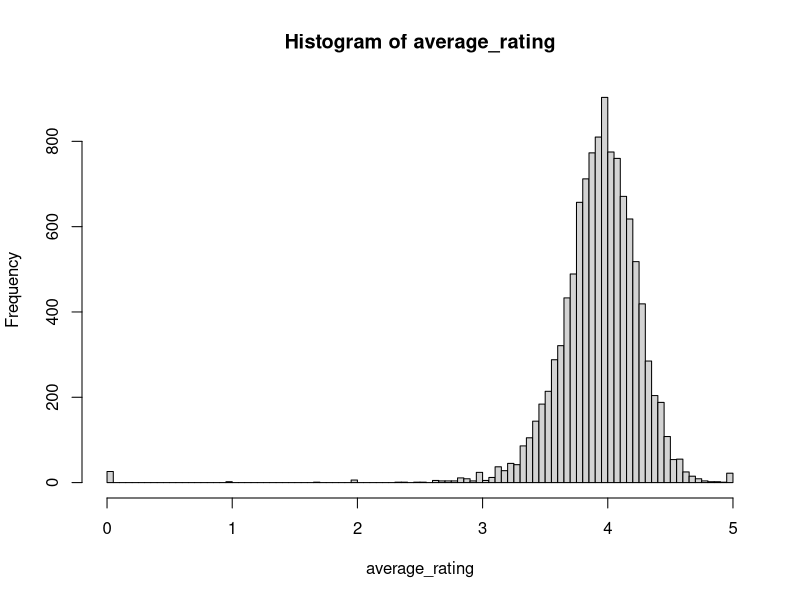
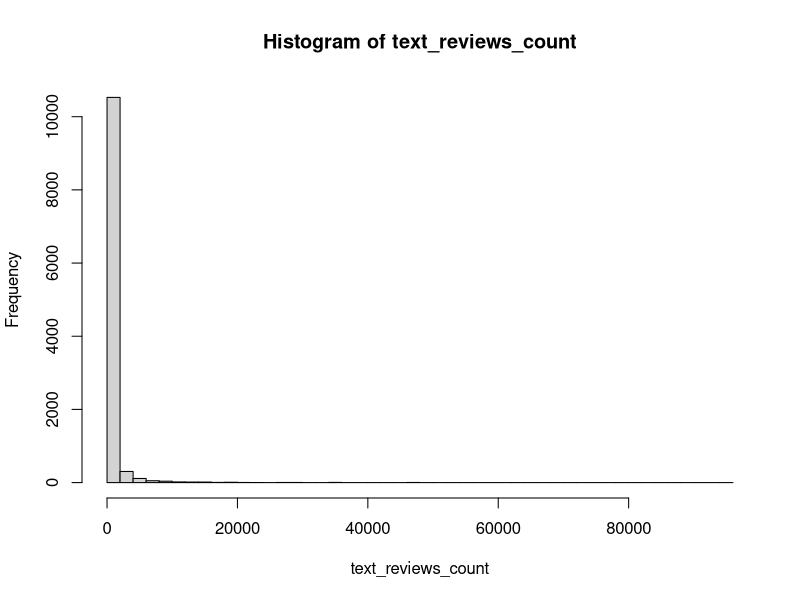
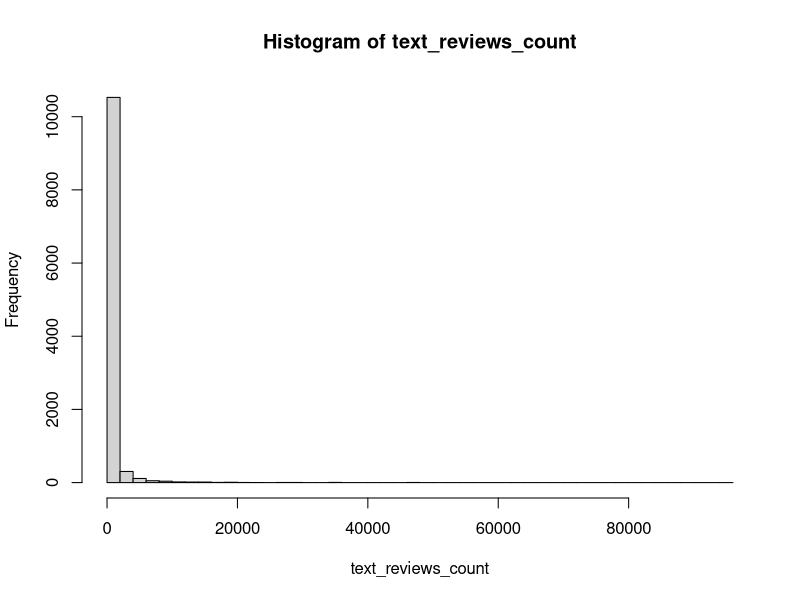
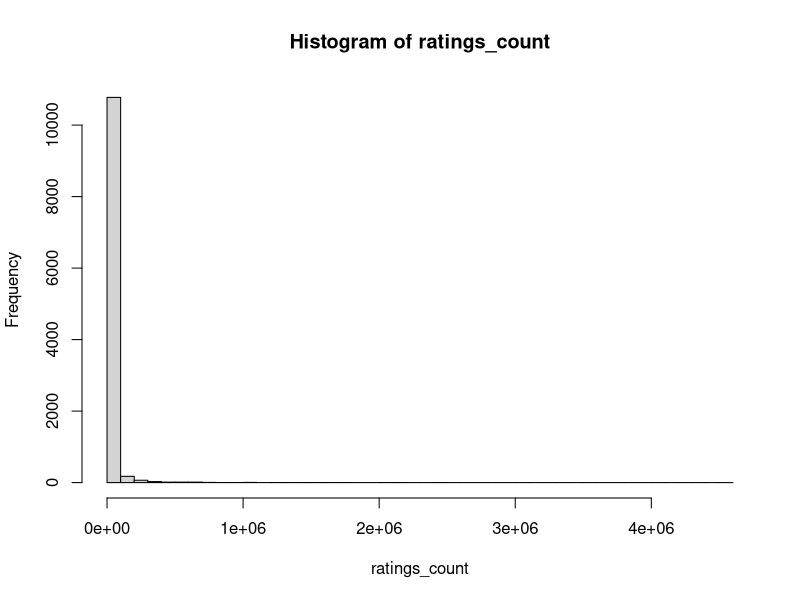
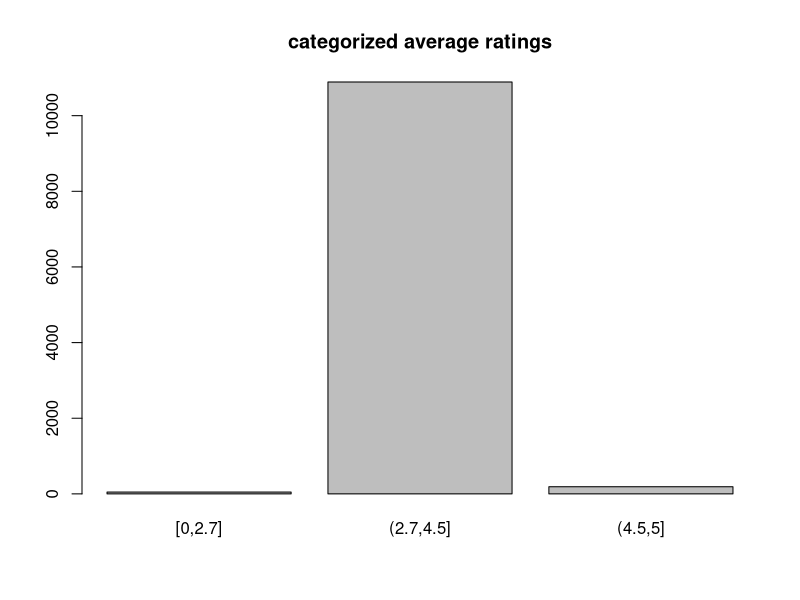
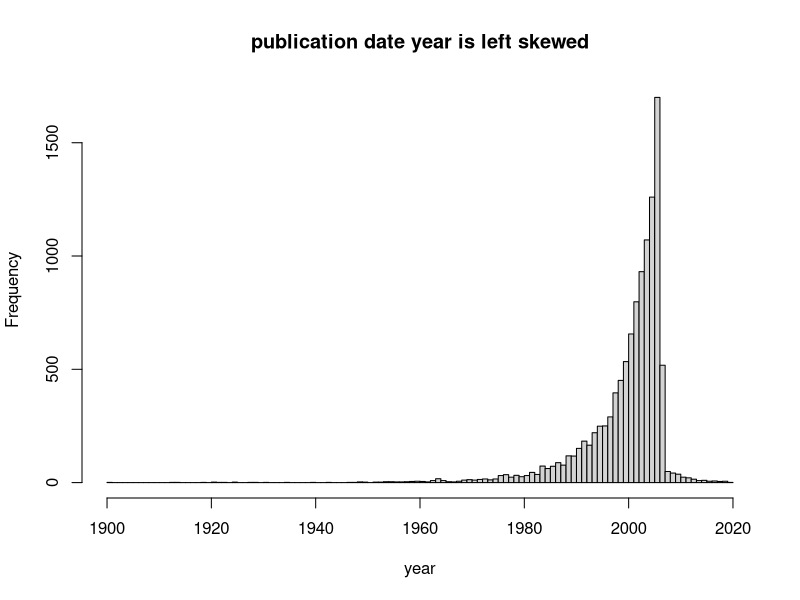

R code for these plots, in order:
## ---- chunk 1
library(tidyverse)
library(skimr)

data <- read_csv("books.csv")

cat(" There are somme misc dates (2) and a heading whitespace before num_pages to fix")


cat("lets do 1D EDA : feature type and distribution characterisation")

## ---- chunk 2
attach(data)
cat("there is no  NA in data") 

hist(average_rating,breaks = 100)

cat(" Summary average rating")
summary(average_rating)
## ---- chunk 3
summary(num_pages)

hist(text_reviews_count, breaks = 50)
## ---- chunk 4
summary(text_reviews_count)
hist(text_reviews_count, breaks = 50)
## ---- chunk 5
summary(ratings_count)

hist(ratings_count, breaks = 50)
## ---- chunk 6
av_cat <- cut(average_rating,breaks = c(0,2.7,4.5,5),include.lowest = T,
               right = T)
plot(av_cat,main = "categorized average ratings")

round(prop.table(table(av_cat)),2)
cat("discretizing average rating turn it heavily unbalanced.")
## ---- chunk 7
cat_data <- data %>% 
    discard(is.numeric)
#head(cat_data)
names(cat_data)
## ---- chunk 8
cat("number of unique titles : ",length(unique(title )))



cat(" 5 most high rated titles :")
data %>% 
  select(title,average_rating) %>% 
  arrange(desc(average_rating)) %>% 
  select(title) %>% 
  head(5) 
## ---- chunk 9
data %>% 
  select(authors,average_rating) %>% 
  group_by(authors) %>% 
   summarize(num_authors = n(), mean_av_ratin = mean(average_rating)) %>% 
  arrange (desc(num_authors)) %>% 
  head(5)
## ---- chunk 10
data %>% 
  select(language_code,average_rating) %>% 
  group_by(language_code) %>% 
  summarise(num_titles = n(),mean_Av_rating = mean(average_rating)) %>% 
  arrange (desc(num_titles)) %>% 
  head(5)
## ---- chunk 11
data %>% 
  select(publisher,average_rating) %>% 
  arrange (desc(average_rating)) %>% 
  head(5)
## ---- chunk 12
cat("from misc date ")
data$publication_date[c(8181 ,11099)]
## ---- chunk 13
cnt = 0
data$year <- vector(mode = "numeric",length(data$publication_date))
for (i in 1:length(data$publication_date)){
#i = 8181
  date0 <- data$publication_date[i]
  date0_vect <- str_c(unlist(str_split(date0,"/")))
    
  if (date0_vect[1]  %in% c("4","6","9","11") & as.numeric(date0_vect[2]) > 30) {
    date0 <- str_c(date0_vect[1],"30",date0_vect[3],sep ="-")
   # day(date0) <- 30
    
  }
  else{
    date0 <- str_c(date0_vect[1],date0_vect[2],date0_vect[3],sep ="-")  
  }
  data$year[i] <- as.numeric(date0_vect[3])
  data$publication_date[i] <- date0
cnt = cnt + 1
}

# check for bad formats records 
cat("to correct format")
data$publication_date[c(8181 ,11099)]
## ---- chunk 14
hist(data$year,
     breaks = 100,
     xlab = "year",
     main ="publication date year is left skewed")
## ---- chunk 15
summary(data$year)
